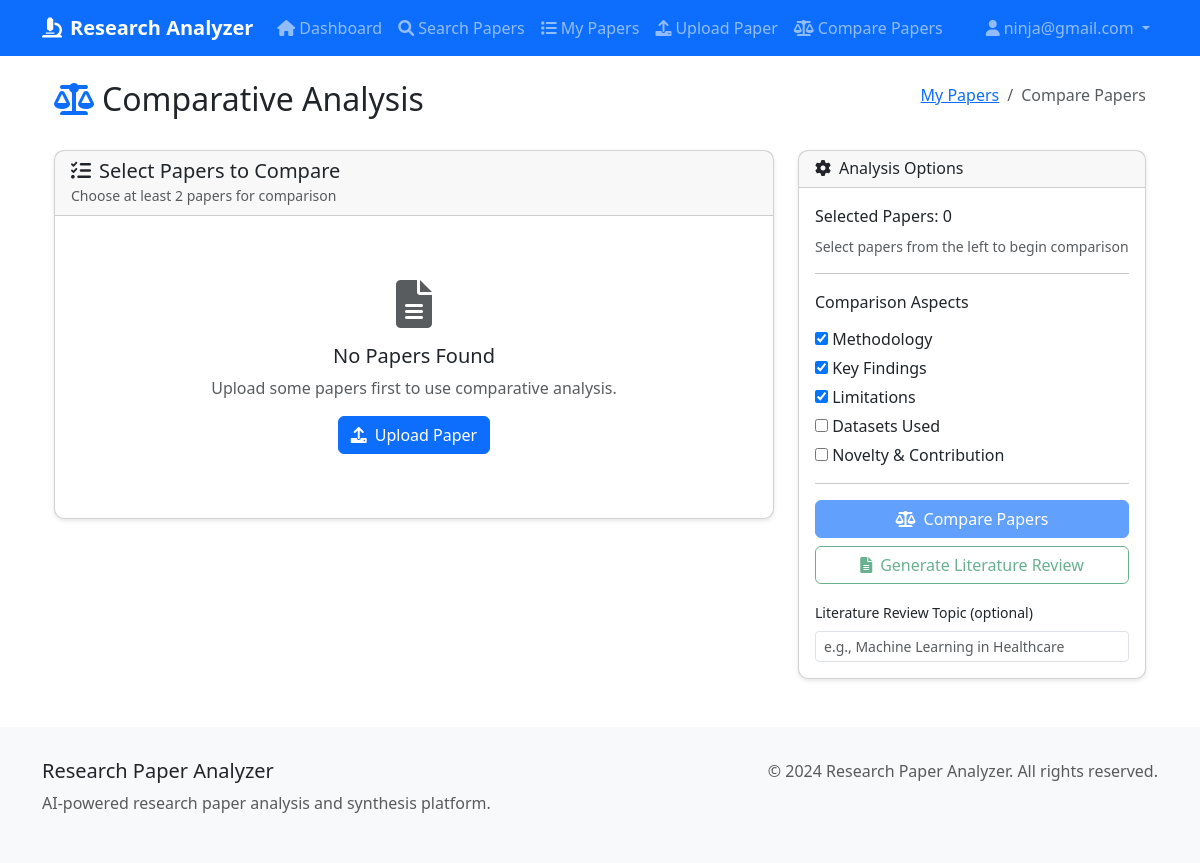
Page /papers/compare/ (signed in) on the earlier database version.
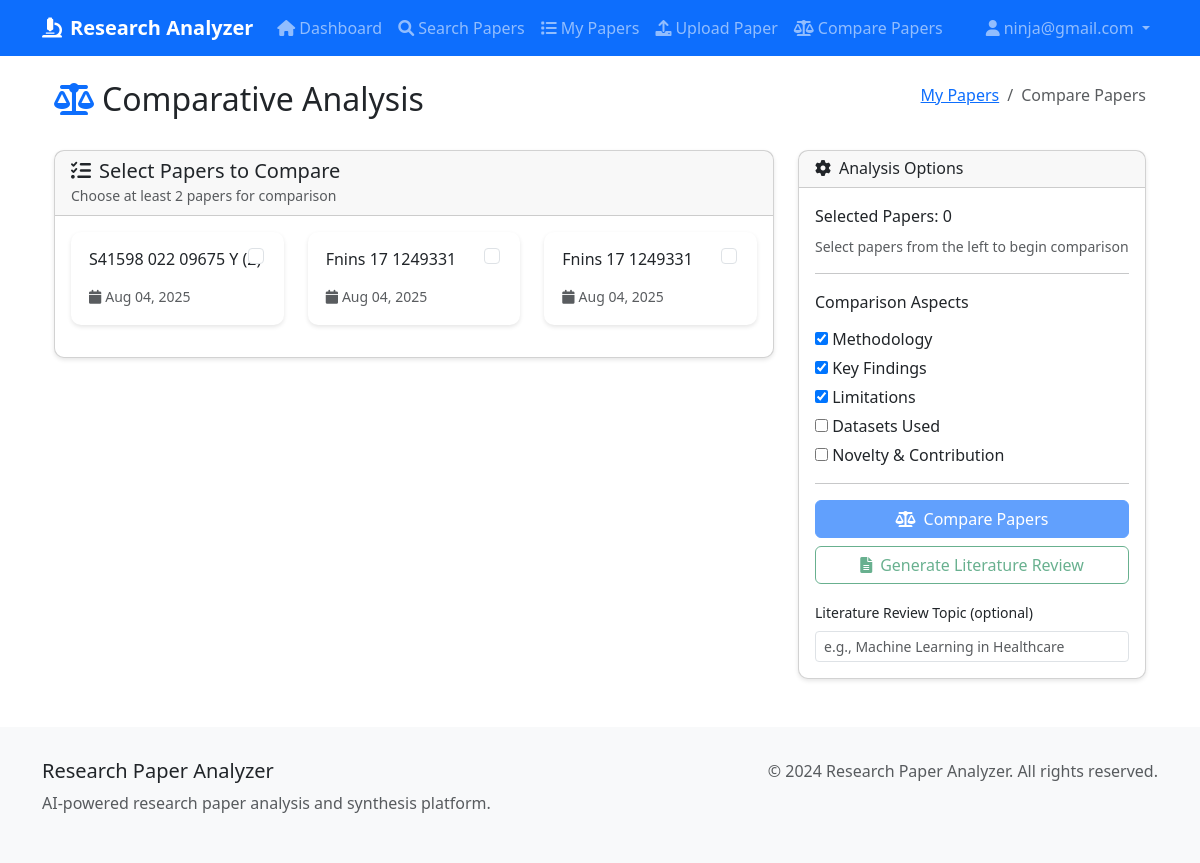
Same page on the later database version.
### papers/models.py (models this page shows, shortened)
class Paper(models.Model):
    SOURCE_CHOICES = [
        ('arxiv', 'ArXiv'),
        ('semantic_scholar', 'Semantic Scholar'),
        ('pubmed', 'PubMed'),
        ('crossref', 'Crossref'),
        ('ieee', 'IEEE Xplore'),
        ('doaj', 'DOAJ'),
        ('springer', 'Springer'),
        ('elsevier', 'Elsevier'),
        ('manual', 'Manual Upload'),
    ]
    ANALYSIS_STATUS = [
        ('pending', 'Pending'),
        ('processing', 'Processing'),
        ('completed', 'Completed'),
        ('failed', 'Failed'),
    ]
    id = models.UUIDField(primary_key=True, default=uuid.uuid4, editable=False)
    title = models.CharField(max_length=500, db_index=True)
    abstract = models.TextField(blank=True)
    doi = models.CharField(max_length=100, blank=True, null=True, db_index=True)
    arxiv_id = models.CharField(max_length=50, blank=True, null=True, db_index=True)
    pmid = models.CharField(max_length=50, blank=True, null=True, db_index=True)
    publication_date = models.DateField(null=True, blank=True)
    journal = models.ForeignKey(Journal, on_delete=models.SET_NULL, null=True, blank=True)
    volume = models.CharField(max_length=50, blank=True)
    issue = models.CharField(max_length=50, blank=True)
    pages = models.CharField(max_length=50, blank=True)
    authors = models.TextField(blank=True)  # Temporarily use TextField for compatibility
    first_author = models.CharField(max_length=200, blank=True)
    corresponding_author = models.CharField(max_length=200, blank=True)
    keywords = models.JSONField(default=list, blank=True)
    subject_areas = models.JSONField(default=list, blank=True)
    full_text = models.TextField(blank=True)
    summary = models.TextField(blank=True)
    citation_count = models.IntegerField(default=0)
    download_count = models.IntegerField(default=0)
    view_count = models.IntegerField(default=0)
    source = models.CharField(max_length=20, choices=SOURCE_CHOICES, default='manual')
    source_url = models.URLField(blank=True)
    analysis_status = models.CharField(max_length=20, choices=ANALYSIS_STATUS, default='pending')
    file = models.FileField(upload_to='papers/', blank=True, null=True)
    file_size = models.BigIntegerField(null=True, blank=True)
    file_hash = models.CharField(max_length=64, blank=True)  # SHA-256 hash
    user = models.ForeignKey(settings.AUTH_USER_MODEL, on_delete=models.CASCADE, null=True, blank=True)
    tags = models.ManyToManyField('PaperTag', blank=True, related_name='papers')
    created_at = models.DateTimeField(auto_now_add=True)
    updated_at = models.DateTimeField(auto_now=True)
    scraped_at = models.DateTimeField(null=True, blank=True)
    processed_at = models.DateTimeField(null=True, blank=True)
    processing_time = models.FloatField(null=True, blank=True)
    error_message = models.TextField(blank=True)
    class Meta:
        ordering = ['-created_at']
        verbose_name = 'Paper'
        verbose_name_plural = 'Papers'
        indexes = [
            models.Index(fields=['title']),
            models.Index(fields=['doi']),
            models.Index(fields=['arxiv_id']),
            models.Index(fields=['publication_date']),
            models.Index(fields=['source']),
            models.Index(fields=['analysis_status']),
        ]

### papers/views.py (the view)
# urls.py: path('compare/', views.comparative_analysis, name='comparative_analysis'),
@login_required
def comparative_analysis(request):
    user_papers = Paper.objects.filter(user=request.user).order_by('-created_at')
    context = {
        'papers': user_papers,
        'total_papers': user_papers.count()
    }
    return render(request, 'papers/comparative_analysis.html', context)

### templates/papers/comparative_analysis.html (shortened to what the changed rows need)
{% extends 'base.html' %}
{% load static %}
{% block content %}
<div class="container-fluid mt-4">
    <div class="row">
        <div class="col-12">
            <div class="d-flex justify-content-between align-items-center mb-4">
                <h2>
                    <i class="fas fa-balance-scale text-primary me-2"></i>Comparative Analysis
                </h2>
            </div>
        </div>
    </div>
    <div class="row">
        <div class="col-lg-8">
            <div class="card">
                <div class="card-body">
                    {% if papers %}
                        <div class="row" id="papers-grid">
                            {% for paper in papers %}
                                <div class="col-md-6 col-lg-4 mb-3">
                                    <div class="card paper-selection-card h-100" data-paper-id="{{ paper.id }}">
                                        <div class="card-body">
                                            <div class="form-check position-absolute" style="top: 10px; right: 10px;">
                                                <input class="form-check-input paper-checkbox" type="checkbox"
                                                       value="{{ paper.id }}" id="paper-{{ paper.id }}">
                                            </div>
                                            <h6 class="card-title">{{ paper.title|truncatechars:60 }}</h6>
                                            <p class="card-text small text-muted">
                                                <i class="fas fa-calendar me-1"></i>{{ paper.created_at|date:"M d, Y" }}
                                            </p>
                                        </div>
                                    </div>
                                </div>
                            {% endfor %}
                        </div>
                    {% else %}
                        <div class="text-center py-5">
                            <i class="fas fa-file-alt fa-3x text-muted mb-3"></i>
                            <h5>No Papers Found</h5>
                            <p class="text-muted">Upload some papers first to use comparative analysis.</p>
                            <a href="{% url 'papers:upload' %}" class="btn btn-primary">
                                <i class="fas fa-upload me-2"></i>Upload Paper
                            </a>
                        </div>
                    {% endif %}
                </div>
            </div>
        </div>
    </div>
</div>
{% endblock %}

Differences in the rows shown:
added Paper: title "S41598 022 09675 Y (2)", created_at "Aug 04, 2025"
added Paper: title "Fnins 17 1249331", created_at "Aug 04, 2025"
added Paper: title "Fnins 17 1249331", created_at "Aug 04, 2025"
Other differences:
text no longer shown: "No Papers Found Upload some papers first to use comparative analysis. Upload Paper"
